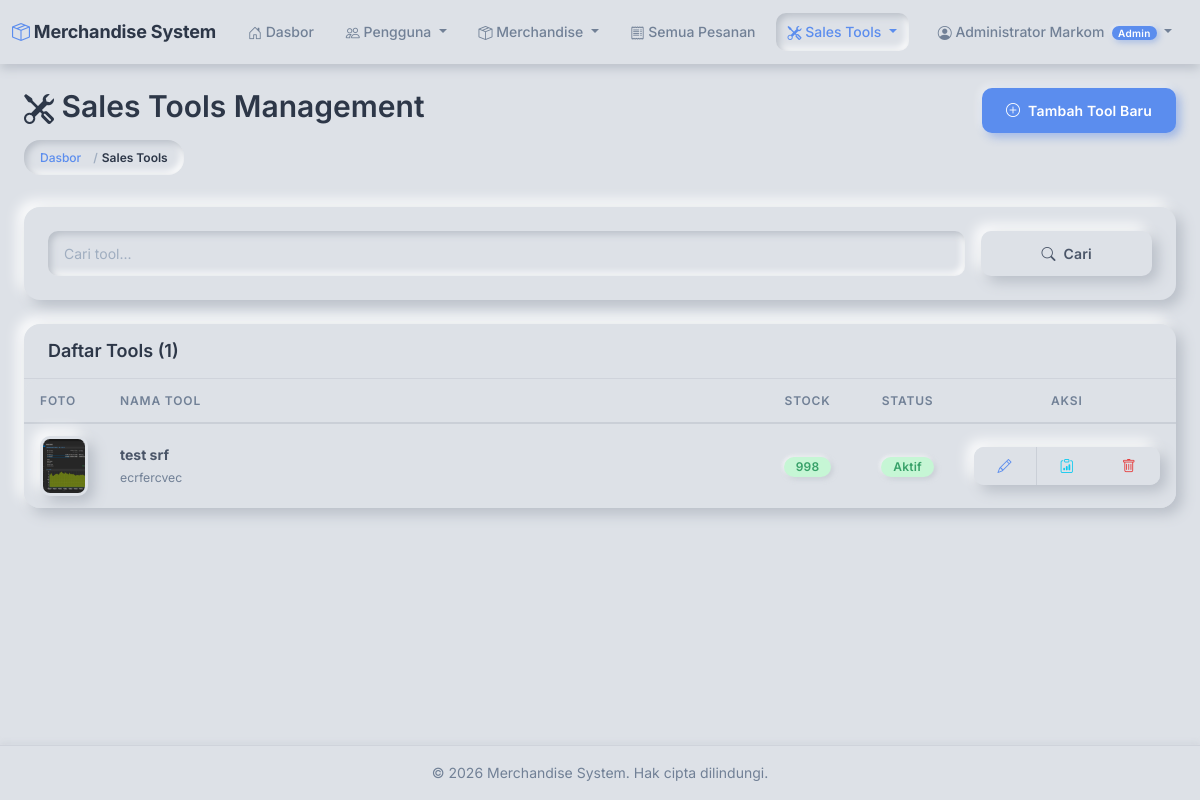
Page /inventory/tools/ (signed in) on the earlier database version.
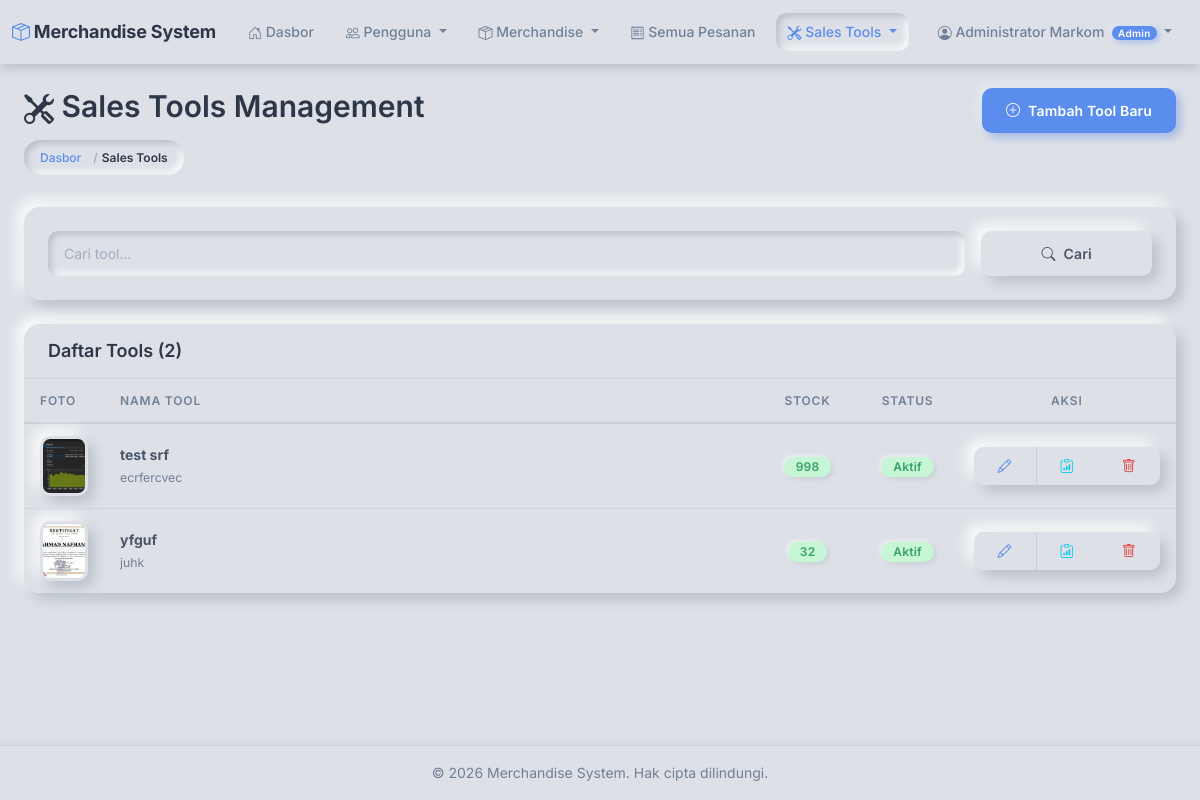
Same page on the later database version.
### inventory/sales_tool_models.py (models this page shows, shortened)
class SalesTool(models.Model):
    name = models.CharField(
        max_length=200,
        unique=True,
        help_text='Nama tool/produk untuk sales'
    )
    description = models.TextField(
        blank=True,
        help_text='Deskripsi tool'
    )
    image = models.ImageField(
        upload_to='sales_tools/%Y/%m/',
        blank=True,
        null=True,
        help_text='Foto tool'
    )
    stock = models.IntegerField(
        default=0,
        help_text='Stock tersedia'
    )
    is_active = models.BooleanField(
        default=True,
        help_text='Tool aktif/non-aktif'
    )
    created_by = models.ForeignKey(
        settings.AUTH_USER_MODEL,
        on_delete=models.PROTECT,
        related_name='created_tools',
        help_text='Admin yang membuat tool ini'
    )
    created_at = models.DateTimeField(auto_now_add=True)
    updated_at = models.DateTimeField(auto_now=True)
    class Meta:
        db_table = 'sales_tools'
        verbose_name = 'Sales Tool'
        verbose_name_plural = 'Sales Tools'
        ordering = ['name']

### inventory/views.py (the view)
# urls.py: path('tools/', views.tool_list, name='tool_list'),
@admin_required
def tool_list(request):
    search = request.GET.get('search', '')
    tools = SalesTool.objects.all().select_related('created_by').order_by('name')
    if search:
        tools = tools.filter(
            Q(name__icontains=search) | Q(description__icontains=search)
        )
    return render(request, 'inventory/tool_list.html', {
        'tools': tools,
        'search': search,
        'title': 'Sales Tools Management'
    })

### accounts/models.py (called while the page is built)
    @property
    def is_admin(self):
        return self.role == self.Role.ADMIN

    @property
    def is_sales(self):
        return self.role == self.Role.SALES

### orders/context_processors.py (called while the page is built)
def cart_context(request):
    if request.user.is_authenticated and hasattr(request.user, 'is_sales') and request.user.is_sales:
        cart = Cart(request)
        return {
            'navbar_cart_total': cart.get_total_quantity(),
            'navbar_cart_unique': cart.get_total_unique(),
        }
    return {
        'navbar_cart_total': 0,
        'navbar_cart_unique': 0,
    }

### templates/inventory/tool_list.html (shortened to what the changed rows need)
{% extends 'base.html' %}
{% block content %}
<div class="container-fluid">
    <div class="row mb-4 align-items-start">
        <div class="col">
            <h2><i class="bi bi-tools"></i> Sales Tools Management</h2>
        </div>
    </div>
    <div class="card">
        <div class="card-header">
            <h5 class="mb-0">Daftar Tools ({{ tools.count }})</h5>
        </div>
        <div class="card-body p-0">
            {% if tools %}
                <div class="table-responsive">
                    <table class="table table-hover mb-0">
                        <thead class="table-light">
                            <tr>
                                <th style="width: 80px;">Foto</th>
                                <th>Nama Tool</th>
                                <th class="text-center" style="width: 100px;">Stock</th>
                                <th class="text-center" style="width: 100px;">Status</th>
                                <th class="text-center" style="width: 200px;">Aksi</th>
                            </tr>
                        </thead>
                        <tbody>
                            {% for tool in tools %}
                            <tr>
                                <td>
                                    {% if tool.image %}
                                        <img src="{{ tool.image.url }}" alt="{{ tool.name }}" class="img-thumbnail" style="width: 60px; height: 60px; object-fit: cover;">
                                    {% else %}
                                        <div class="bg-secondary text-white d-flex align-items-center justify-content-center" style="width: 60px; height: 60px;">
                                            <i class="bi bi-image"></i>
                                        </div>
                                    {% endif %}
                                </td>
                                <td>
                                    <strong>{{ tool.name }}</strong>
                                    {% if tool.description %}
                                        <br><small class="text-muted">{{ tool.description|truncatewords:15 }}</small>
                                    {% endif %}
                                </td>
                                <td class="text-center">
                                    {% if tool.stock == 0 %}
                                        <span class="badge bg-danger">{{ tool.stock }}</span>
                                    {% elif tool.stock < 10 %}
                                        <span class="badge bg-warning text-dark">{{ tool.stock }}</span>
                                    {% else %}
                                        <span class="badge bg-success">{{ tool.stock }}</span>
                                    {% endif %}
                                </td>
                                <td class="text-center">
                                    {% if tool.is_active %}
                                        <span class="badge bg-success">Aktif</span>
                                    {% else %}
                                        <span class="badge bg-secondary">Nonaktif</span>
                                    {% endif %}
                                </td>
                                <td class="text-center">
                                    <div class="btn-group btn-group-sm" role="group">
                                        <a href="{% url 'inventory:tool_update' tool.pk %}" class="btn btn-outline-primary" title="Edit">
                                            <i class="bi bi-pencil"></i>
                                        </a>
                                        <a href="{% url 'inventory:tool_adjust_stock' tool.pk %}" class="btn btn-outline-info" title="Adjust Stock">
                                            <i class="bi bi-clipboard-data"></i>
                                        </a>
                                        <a href="{% url 'inventory:tool_delete' tool.pk %}" class="btn btn-outline-danger" title="Hapus">
                                            <i class="bi bi-trash"></i>
                                        </a>
                                    </div>
                                </td>
                            </tr>
                            {% endfor %}
                        </tbody>
                    </table>
                </div>
            {% endif %}
        </div>
    </div>
</div>
{% endblock %}

Differences in the rows shown:
added SalesTool: image (picture), name "yfguf", description "juhk", stock "32", is_active "Aktif"
Other differences:
{{ tools.count }}: "1" → "2"
